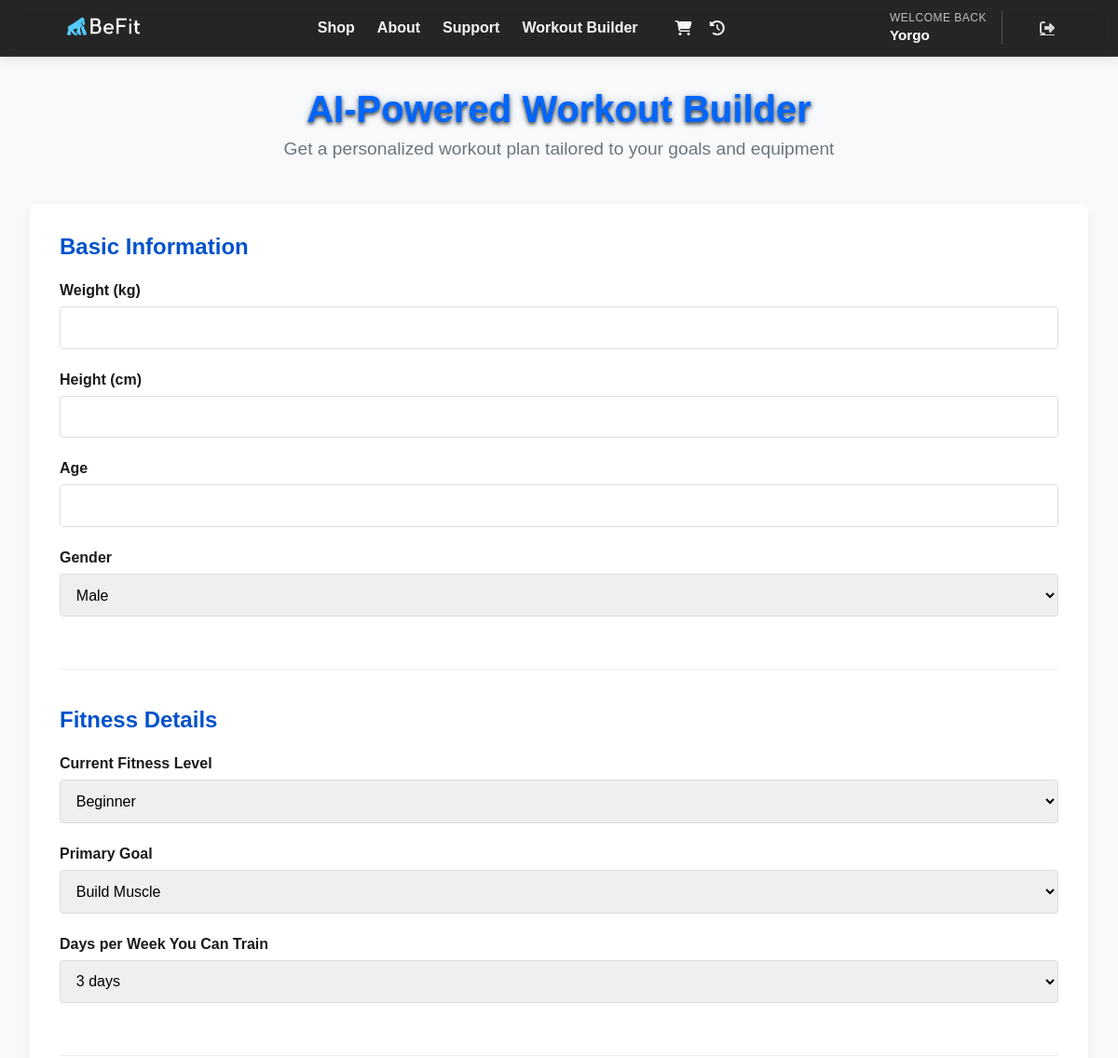
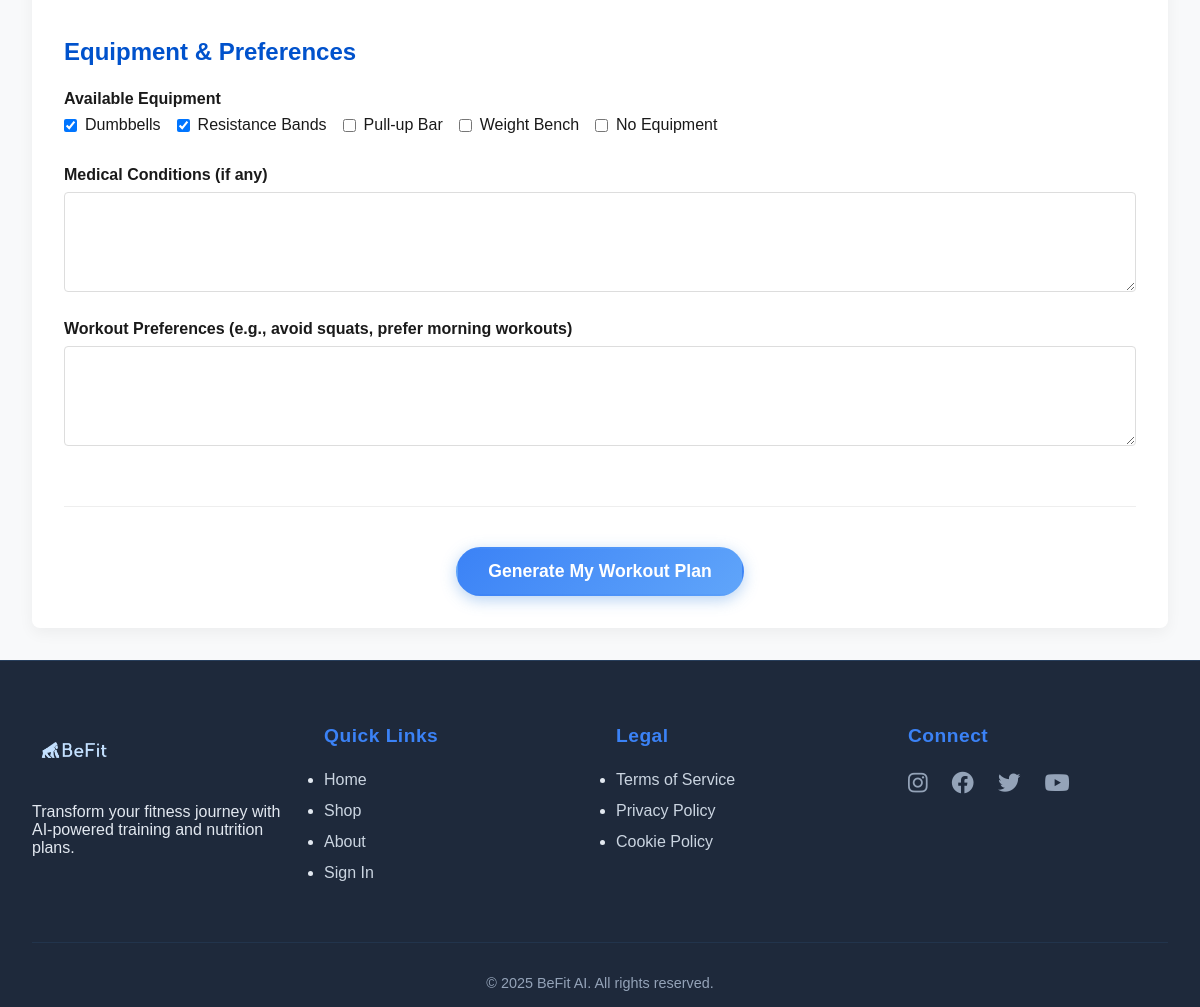
The app's page /workout_builder/form.php (signed in), older data (2 pictures, top to bottom).
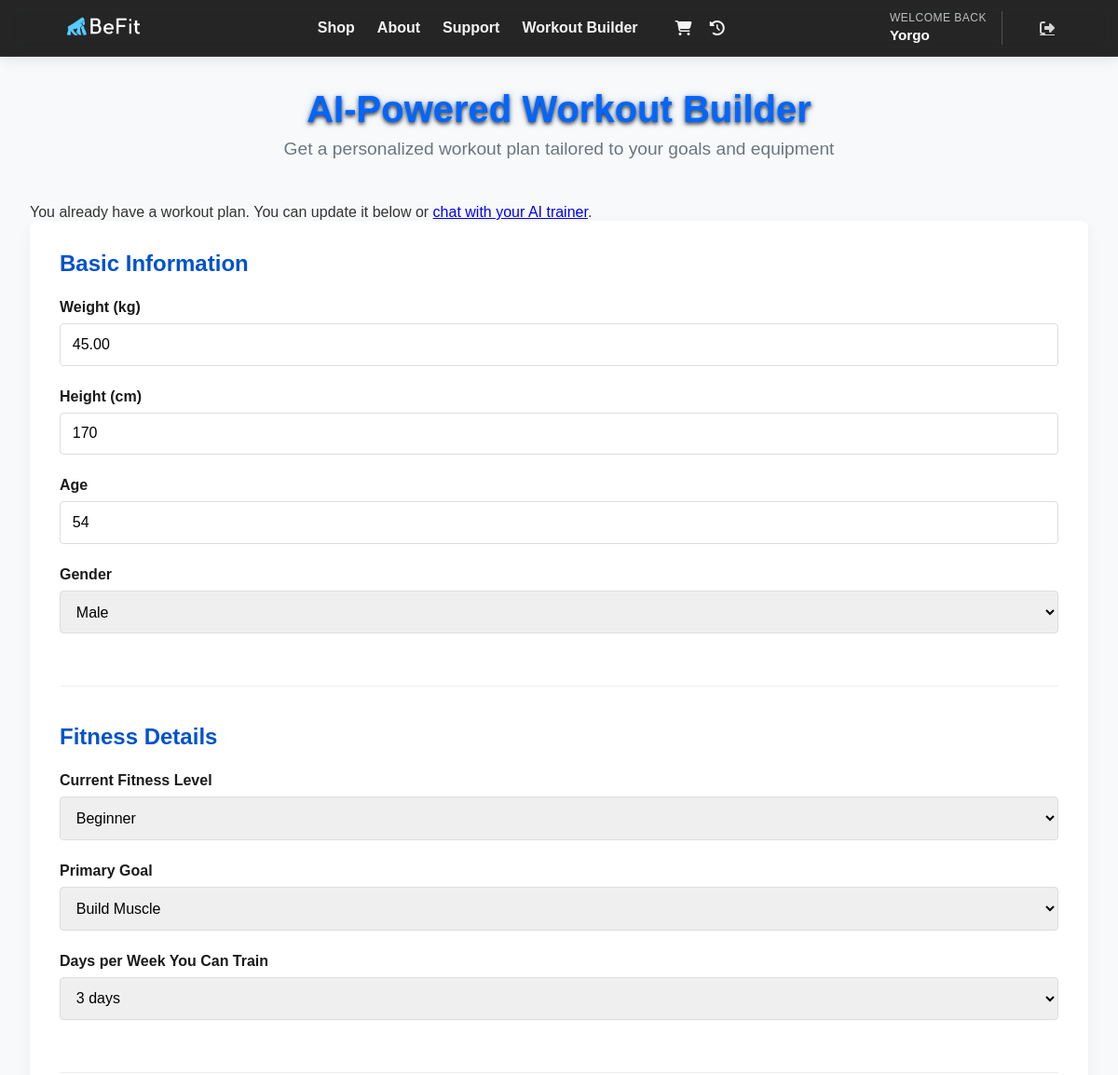
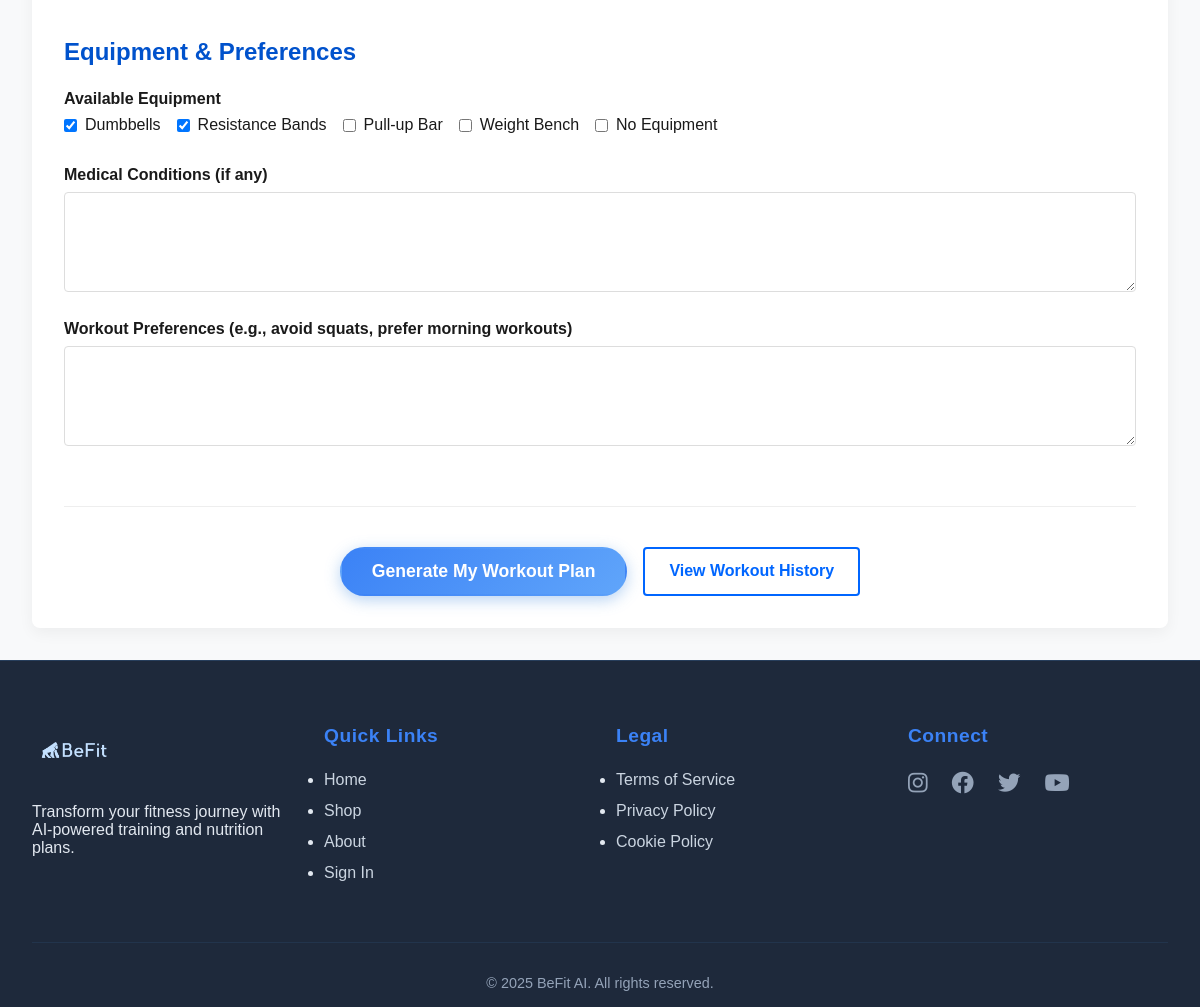
The same page, newer data (2 pictures, top to bottom).
### tables this page shows
CREATE TABLE `workout_plans` (
  `id` int(11) NOT NULL AUTO_INCREMENT,
  `user_id` int(11) NOT NULL,
  `weight` decimal(5,2) DEFAULT NULL,
  `height` int(11) DEFAULT NULL,
  `age` int(11) DEFAULT NULL,
  `goal` varchar(255) DEFAULT NULL,
  `training_days` int(11) DEFAULT NULL,
  `equipment` varchar(255) DEFAULT NULL,
  `workout_plan` longtext DEFAULT NULL CHECK (json_valid(`workout_plan`)),
  `created_at` timestamp NOT NULL DEFAULT current_timestamp(),
  `fitness_level` enum('beginner','intermediate','advanced') DEFAULT 'beginner',
  `gender` enum('male','female','other') DEFAULT NULL,
  `medical_conditions` text DEFAULT NULL,
  `preferences` text DEFAULT NULL,
  `last_updated` timestamp NOT NULL DEFAULT current_timestamp() ON UPDATE current_timestamp(),
  PRIMARY KEY (`id`)
);

### workout_builder/includes/workout_functions.php (called while the page is built, shortened)
<?php
function getUserWorkoutData(PDO $pdo, int $userId): array {
    $stmt = $pdo->prepare("SELECT * FROM workout_plans WHERE user_id = ? ORDER BY last_updated DESC LIMIT 1");
    $stmt->execute([$userId]);
    return $stmt->fetch(PDO::FETCH_ASSOC) ?: [];
}
?>

### workout_builder/form.php (the view, shortened to what this page needs)
<?php
require_once __DIR__ . '/../auth/config.php';
require_once __DIR__ . '/includes/workout_functions.php';
$userData = getUserWorkoutData($pdo, $_SESSION['user_id']);
$hasExistingPlan = !empty($userData);
$defaultData = [
    'weight' => $userData['weight'] ?? '',
    'height' => $userData['height'] ?? '',
    'age' => $userData['age'] ?? '',
    'gender' => $userData['gender'] ?? 'male',
    'fitness_level' => $userData['fitness_level'] ?? 'beginner',
    'goal' => $userData['goal'] ?? 'build_muscle',
    'training_days' => $userData['training_days'] ?? 3,
    'equipment' => $userData['equipment'] ?? 'dumbbells,resistance_bands',
    'medical_conditions' => $userData['medical_conditions'] ?? '',
    'preferences' => $userData['preferences'] ?? ''
];
?>
<!DOCTYPE html>
<html lang="en">
<head>
    <link rel="stylesheet" href="/BeFit-Folder/public/css/styles1.css">
    <link rel="stylesheet" href="/BeFit-Folder/workout_builder/assets/css/workout_builder.css">
</head>
<body>
    <?php include __DIR__ . '/../includes/header.php'; ?>
    <main class="workout-builder-container">
        <div class="workout-header">
            <h1>AI-Powered Workout Builder</h1>
            <p>Get a personalized workout plan tailored to your goals and equipment</p>
        </div>
        <?php if ($hasExistingPlan): ?>
        <div class="existing-plan-notice">
            <p>You already have a workout plan. You can update it below or <a href="chat.php">chat with your AI trainer</a>.</p>
        </div>
        <?php endif; ?>
        <form id="workoutForm" action="process_form.php" method="post" class="workout-form">
            <div class="form-section">
                <h2>Basic Information</h2>
                <div class="form-group">
                    <label for="weight">Weight (kg)</label>
                    <input type="number" id="weight" name="weight" value="<?= htmlspecialchars($defaultData['weight']) ?>" required min="30" max="200">
                </div>
                <div class="form-group">
                    <label for="height">Height (cm)</label>
                    <input type="number" id="height" name="height" value="<?= htmlspecialchars($defaultData['height']) ?>" required min="100" max="250">
                </div>
                <div class="form-group">
                    <label for="age">Age</label>
                    <input type="number" id="age" name="age" value="<?= htmlspecialchars($defaultData['age']) ?>" required min="12" max="100">
                </div>
                <div class="form-group">
                    <label for="gender">Gender</label>
                    <select id="gender" name="gender" required>
                        <option value="male" <?= $defaultData['gender'] === 'male' ? 'selected' : '' ?>>Male</option>
                    </select>
                </div>
            </div>
            <div class="form-section">
                <h2>Fitness Details</h2>
                <div class="form-group">
                    <label for="fitness_level">Current Fitness Level</label>
                    <select id="fitness_level" name="fitness_level" required>
                        <option value="beginner" <?= $defaultData['fitness_level'] === 'beginner' ? 'selected' : '' ?>>Beginner</option>
                    </select>
                </div>
                <div class="form-group">
                    <label for="goal">Primary Goal</label>
                    <select id="goal" name="goal" required>
                        <option value="build_muscle" <?= $defaultData['goal'] === 'build_muscle' ? 'selected' : '' ?>>Build Muscle</option>
                    </select>
                </div>
                <div class="form-group">
                    <label for="training_days">Days per Week You Can Train</label>
                    <select id="training_days" name="training_days" required>
                        <?php for ($i = 2; $i <= 6; $i++): ?>
                        <option value="<?= $i ?>" <?= $defaultData['training_days'] == $i ? 'selected' : '' ?>><?= $i ?> days</option>
                        <?php endfor; ?>
                    </select>
                </div>
            </div>
            <div class="form-section">
                <h2>Equipment & Preferences</h2>
                <div class="form-group">
                    <label>Available Equipment</label>
                    <div class="checkbox-group">
                        <label><input type="checkbox" name="equipment[]" value="dumbbells" <?= strpos($defaultData['equipment'], 'dumbbells') !== false ? 'checked' : '' ?>> Dumbbells</label>
                        <label><input type="checkbox" name="equipment[]" value="resistance_bands" <?= strpos($defaultData['equipment'], 'resistance_bands') !== false ? 'checked' : '' ?>> Resistance Bands</label>
                        <label><input type="checkbox" name="equipment[]" value="pullup_bar" <?= strpos($defaultData['equipment'], 'pullup_bar') !== false ? 'checked' : '' ?>> Pull-up Bar</label>
                        <label><input type="checkbox" name="equipment[]" value="weight_bench" <?= strpos($defaultData['equipment'], 'weight_bench') !== false ? 'checked' : '' ?>> Weight Bench</label>
                        <label><input type="checkbox" name="equipment[]" value="none" <?= strpos($defaultData['equipment'], 'none') !== false ? 'checked' : '' ?>> No Equipment</label>
                    </div>
                </div>
                <div class="form-group">
                    <label for="medical_conditions">Medical Conditions (if any)</label>
                    <textarea id="medical_conditions" name="medical_conditions"><?= htmlspecialchars($defaultData['medical_conditions']) ?></textarea>
                </div>
                <div class="form-group">
                    <label for="preferences">Workout Preferences (e.g., avoid squats, prefer morning workouts)</label>
                    <textarea id="preferences" name="preferences"><?= htmlspecialchars($defaultData['preferences']) ?></textarea>
                </div>
            </div>
            <div class="form-actions">
                <button type="submit" class="cta-button">Generate My Workout Plan</button>
                <?php if ($hasExistingPlan): ?>
                <a href="history.php" class="secondary-button">View Workout History</a>
                <?php endif; ?>
            </div>
        </form>
    </main>
    <?php include __DIR__ . '/../includes/footer.php'; ?>
</body>
</html>

### includes/header.php (shortened to what this page needs)
<!DOCTYPE html>
<html lang="en">
<head>
    <link rel="stylesheet" href="/BeFit-Folder/public/css/styles1.css">
    <link rel="stylesheet" href="https://cdnjs.cloudflare.com/ajax/libs/font-awesome/6.4.0/css/all.min.css">
</head>
<body class="shared-bg">
    <nav class="page-header">
        <div class="nav-container">
            <div class="logo-nav">
                <a href="/BeFit-Folder/index.php">
                    <img src="/BeFit-Folder/public/photos/logo1.png" alt="BeFit Logo" class="logo">
                </a>
            </div>
            <ul class="nav-links">
                <li><a href="/BeFit-Folder/index.php#shop-section">Shop</a></li>
                <li><a href="/BeFit-Folder/about.php">About</a></li>
                <li><a href="/BeFit-Folder/support.php">Support</a></li>
                <li><a href="/BeFit-Folder/workout_builder/index.php" <?= basename($_SERVER['PHP_SELF']) == 'workout_builder' ? 'class="active"' : '' ?>>Workout Builder</a></li>
                <li class="nav-icons">
                    <a href="/BeFit-Folder/ecommerce/cart.php" class="icon-link" title="Cart">
                        <i class="fas fa-shopping-cart"></i>
                    </a>
                    <a href="/BeFit-Folder/ecommerce/orders.php" class="icon-link" title="Orders">
                        <i class="fas fa-history"></i>
                    </a>
                </li>
            </ul>
            <div class="nav-buttons">
            <?php if(isset($_SESSION['user_id'])): ?>
                <div class="user-profile">
                    <div class="welcome-message">
                        <span class="welcome-text">Welcome back</span>
                        <span class="username"><?= htmlspecialchars($_SESSION['user_name'] ?? 'User') ?></span>
                    </div>
                    <a href="/BeFit-Folder/auth/logout.php" class="logout-btn">
                        <i class="fas fa-sign-out-alt"></i>
                    </a>
                </div>
            <?php endif; ?>
        </div>
            </div>
    </nav>
    <main>

### includes/footer.php (shortened to what this page needs)
    </main>
    <footer class="site-footer">
        <div class="footer-container">
            <div class="footer-grid">
                <div class="footer-column">
                    <a href="/BeFit-Folder/index.php" class="footer-logo">
                        <img src="/BeFit-Folder/public/photos/logo1.png" alt="BeFit Logo" class="footer-logo-img">
                    </a>
                    <p class="footer-text">Transform your fitness journey with AI-powered training and nutrition plans.</p>
                </div>
                <div class="footer-column">
                    <h4 class="footer-heading">Quick Links</h4>
                    <ul class="footer-links">
                        <li><a href="/BeFit-Folder/index.php">Home</a></li>
                        <li><a href="/BeFit-Folder/index.php#shop-section">Shop</a></li>
                        <li><a href="/BeFit-Folder/about.php">About</a></li>
                        <li><a href="/BeFit-Folder/auth/signin.php">Sign In</a></li>
                    </ul>
                </div>
                <div class="footer-column">
                    <h4 class="footer-heading">Legal</h4>
                    <ul class="footer-links">
                        <li><a href="/BeFit-Folder/terms.php">Terms of Service</a></li>
                        <li><a href="/BeFit-Folder/privacy.php">Privacy Policy</a></li>
                        <li><a href="/BeFit-Folder/cookies.php">Cookie Policy</a></li>
                    </ul>
                </div>
                <div class="footer-column">
                    <h4 class="footer-heading">Connect</h4>
                    <div class="social-icons">
                        <a href="https://www.instagram.com/befitmiddleeast?igsh=eGNodThhdHB0ZmVt"><i class="fab fa-instagram"></i></a>
                        <a href="https://www.facebook.com/share/16V3szLFh2/"><i class="fab fa-facebook"></i></a>
                        <a href="#"><i class="fab fa-twitter"></i></a>
                        <a href="#"><i class="fab fa-youtube"></i></a>
                    </div>
                </div>
            </div>
            <div class="footer-bottom">
                <p>&copy; <?php echo date('Y'); ?> BeFit AI. All rights reserved.</p>
            </div>
        </div>
    </footer>
</body>
</html>

### workout_builder/assets/css/workout_builder.css (style rules this page uses)
.workout-builder-container, .workout-plan-container, .chat-container { max-width: 1200px; margin: 2rem auto; padding: 0 2rem; }
.workout-header, .chat-header { text-align: center; margin-bottom: 3rem; }
.workout-header h1, .chat-header h1 { color: var(--primary); font-size: 2.5rem; margin-bottom: 0.5rem; }
.workout-header p, .chat-header p { color: var(--gray); font-size: 1.2rem; }
.workout-form { background: white; padding: 2rem; border-radius: var(--border-radius); box-shadow: 0 5px 15px rgba(0,0,0,0.05); }
.form-section { margin-bottom: 2.5rem; padding-bottom: 2rem; border-bottom: 1px solid #eee; }
.form-section h2 { color: var(--primary-dark); margin-bottom: 1.5rem; font-size: 1.5rem; }
.form-group { margin-bottom: 1.5rem; }
.form-group label { display: block; margin-bottom: 0.5rem; font-weight: 600; color: var(--dark); }
.form-group input[type="text"], .form-group input[type="number"], .form-group input[type="email"], .form-group input[type="password"], .form-group select, .form-group textarea { width: 100%; padding: 0.8rem; border: 1px solid #ddd; border-radius: 4px; font-size: 1rem; }
.form-group textarea { min-height: 100px; resize: vertical; }
.checkbox-group { display: flex; flex-wrap: wrap; gap: 1rem; }
.checkbox-group label { display: flex; align-items: center; gap: 0.5rem; font-weight: normal; cursor: pointer; }
.checkbox-group input[type="checkbox"] { margin: 0; }
.form-actions { display: flex; justify-content: center; gap: 1rem; margin-top: 2rem; }
.secondary-button { display: inline-block; padding: 0.8rem 1.5rem; background: white; color: var(--primary); border: 2px solid var(--primary); border-radius: 4px; text-decoration: none; font-weight: 600; transition: all 0.2s ease; }

Row changes from the older to the newer data that the page shows:
added workout_plans: weight "45.00", height "170", age "54", gender "Male", fitness_level "Beginner", goal "Build Muscle", training_days "3 days", equipment "☑"
Text that changed along with them:
form field gender: "Male" → (not shown)
form field fitness_level: "Beginner" → (not shown)
form field goal: "Build Muscle" → (not shown)
form field training_days: "3 days" → (not shown)
form field value: "☑" → (not shown)
form field value: "☐" → (not shown)
text now shown: "You already have a workout plan. You can update it below or chat with your AI trainer . View Workout History"
